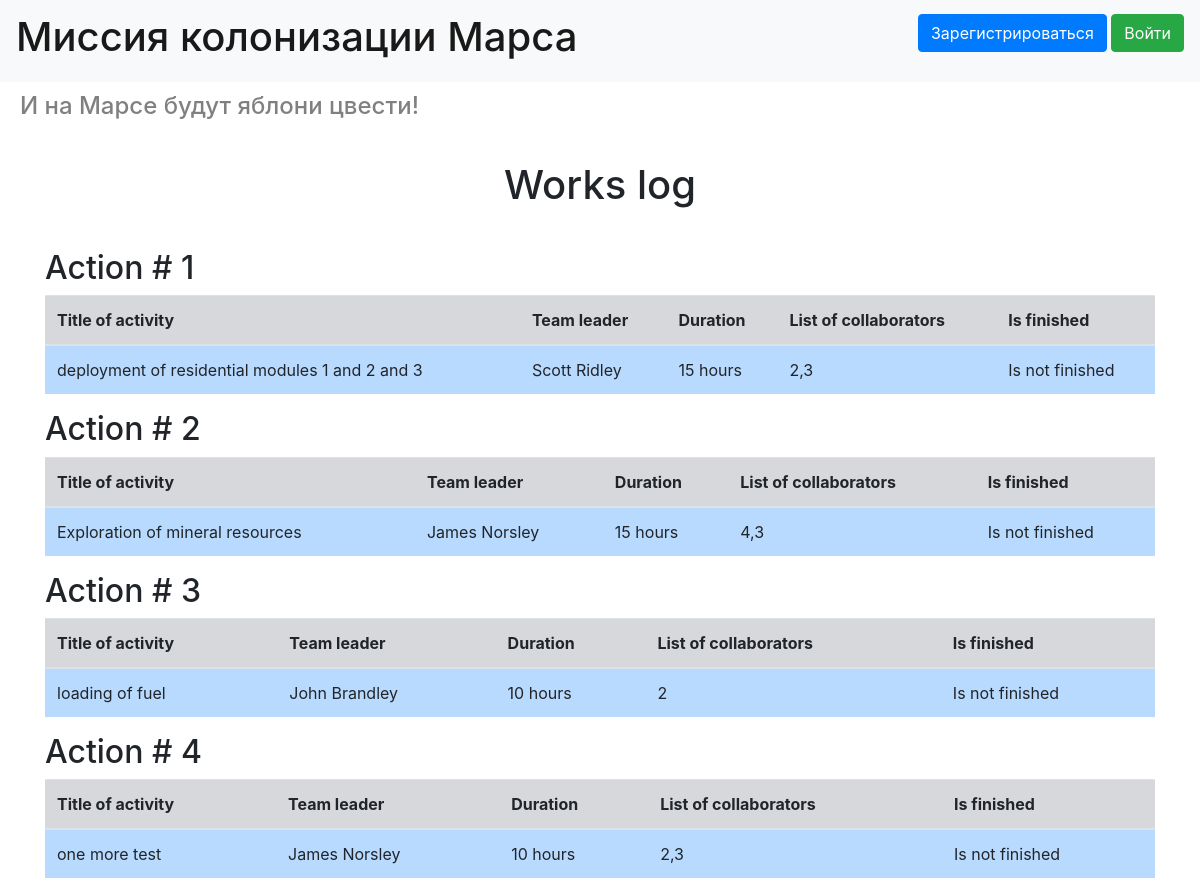
The page / on the database its author committed.
### data/jobs.py (models this page shows, shortened)
class Jobs(SqlAlchemyBase):
    __tablename__ = 'jobs'
    id = sqlalchemy.Column(sqlalchemy.Integer, primary_key=True, autoincrement=True)
    team_leader = sqlalchemy.Column(sqlalchemy.Integer, sqlalchemy.ForeignKey('users.id'))
    creater = sqlalchemy.Column(sqlalchemy.String)
    job = sqlalchemy.Column(sqlalchemy.String, nullable=True)
    work_size = sqlalchemy.Column(sqlalchemy.Integer, nullable=True)
    collaborators = sqlalchemy.Column(sqlalchemy.String, nullable=True)
    start_date = sqlalchemy.Column(sqlalchemy.String, nullable=True)
    end_date = sqlalchemy.Column(sqlalchemy.String, nullable=True)
    is_finished = sqlalchemy.Column(sqlalchemy.Boolean, nullable=True, default=False)
    user = orm.relationship("User")

### data/users.py (models this page shows, shortened)
class User(SqlAlchemyBase, UserMixin):
    __tablename__ = 'users'
    id = sqlalchemy.Column(sqlalchemy.Integer, primary_key=True, autoincrement=True)
    name = sqlalchemy.Column(sqlalchemy.String, nullable=True)
    surname = sqlalchemy.Column(sqlalchemy.String, nullable=True)
    age = sqlalchemy.Column(sqlalchemy.Integer, nullable=True)
    position = sqlalchemy.Column(sqlalchemy.String, nullable=True)
    speciality = sqlalchemy.Column(sqlalchemy.String, nullable=True)
    address = sqlalchemy.Column(sqlalchemy.String, nullable=True)
    email = sqlalchemy.Column(sqlalchemy.String, index=True, unique=True, nullable=False)
    hashed_password = sqlalchemy.Column(sqlalchemy.String, nullable=True)
    created_date = sqlalchemy.Column(sqlalchemy.DateTime, default=datetime.datetime.now)
    jobs = orm.relationship("Jobs", back_populates='user')
    departments = orm.relationship('Department', back_populates='user')

### main.py (the view)
@app.route('/')
def users():
    db_sess = db_session.create_session()
    return render_template('index.html', jobs=db_sess.query(Jobs), colonists=db_sess.query(User))

### data/db_session.py (called while the page is built)
def create_session() -> Session:
    global __factory
    return __factory()

### templates/index.html
{% extends "base.html" %}
{% block content %}
<h1 style="text-align: center; margin: 40px">Works log</h1>
{% for job in jobs %}
<h2>Action # {{job.id}}</h2>
<table class="table">
    <thead>
    <tr>
        <th class="table-secondary">Title of activity</th>
        <th class="table-secondary">Team leader</th>
        <th class="table-secondary">Duration</th>
        <th class="table-secondary">List of collaborators</th>
        <th class="table-secondary">Is finished</th>
    </tr>
    </thead>
    <tbody>
    <tr>
        <td class="table-primary">{{job.job}}</td>
        {% for colonist in colonists %}
        {% if colonist.id == job.team_leader%}
        <td class="table-primary">{{colonist.surname}} {{colonist.name}}</td>
        {% endif%}
        {% endfor %}
        <td class="table-primary">{{job.work_size}} hours</td>
        <td class="table-primary">{{job.collaborators}}</td>
        {% if job.is_finished == False%}
        <td class="table-primary">Is not finished</td>
        {% else %}
        <td class="table-primary">Is finished</td>
        {% endif %}
    </tr>
    </tbody>
</table>
{% endfor %}
{% endblock %}

### templates/base.html (shortened to what this page needs)
<!doctype html>
<html lang="en">
<head>
    <link rel="stylesheet"
          href="https://stackpath.bootstrapcdn.com/bootstrap/4.4.1/css/bootstrap.min.css"
>
</head>
<body>
<header>
    <nav class="navbar navbar-light bg-light">
        <a class="navbar-brand" href="#"><h1>Миссия колонизации Марса</h1></a>
        {% if current_user.is_authenticated %}
        <a class="navbar-brand" href="/logout">{{ current_user.name }}</a>
        {% else %}
        <p>
            <a class="btn btn-primary " href="/register">Зарегистрироваться</a>
            <a class="btn btn-success" href="/login">Войти</a>
        </p>
        {% endif %}
    </nav>
    <div>
        <h4 style="color: gray; margin: 10px 10px 10px 20px;">И на Марсе будут яблони цвести!</h4>
    </div>
</header>
<main role="main" class="container">
    {% block content %}{% endblock %}
</main>
</body>
</html>

### rows shown on the page
Jobs: id "1", job "deployment of residential modules 1 and 2 and 3", work_size "15", collaborators "2,3", is_finished "Is not finished"
User: surname "Scott", name "Ridley"
Jobs: id "2", job "Exploration of mineral resources", work_size "15", collaborators "4,3", is_finished "Is not finished"
User: surname "James", name "Norsley"
Jobs: id "3", job "loading of fuel", work_size "10", collaborators "2", is_finished "Is not finished"
User: surname "John", name "Brandley"
Jobs: id "4", job "one more test", work_size "10", collaborators "2,3", is_finished "Is not finished"
